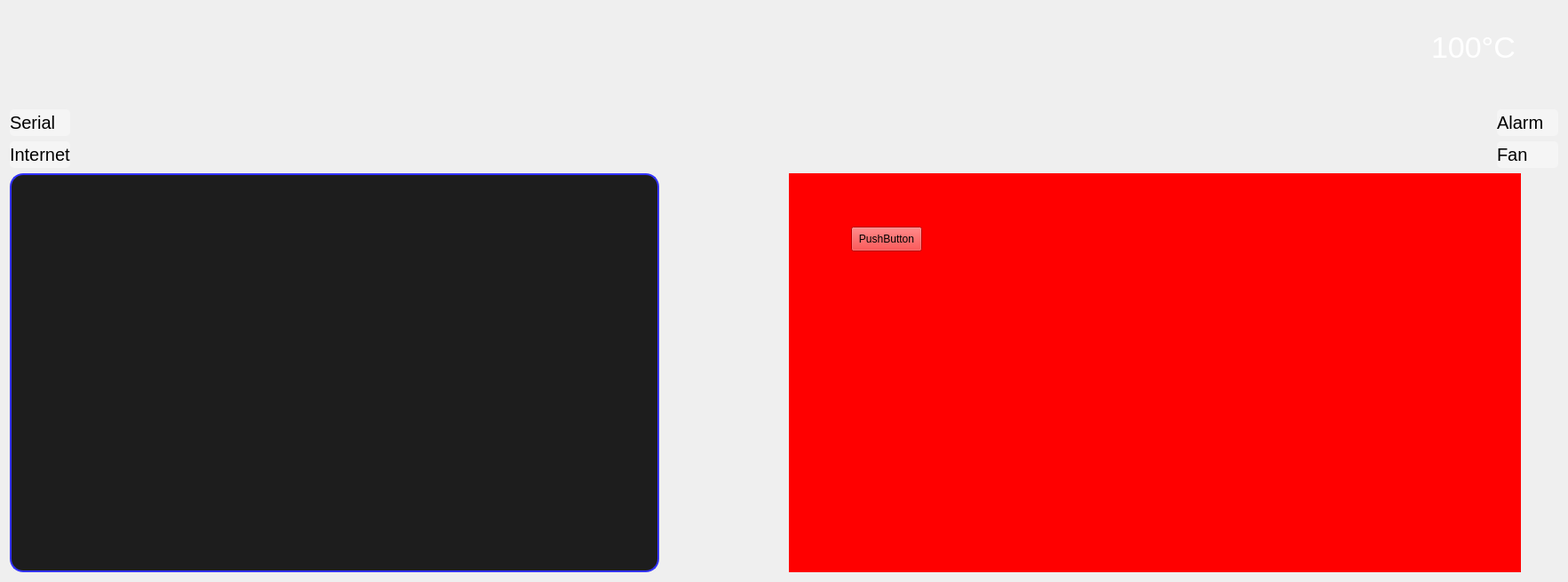
<?xml version="1.0" encoding="UTF-8"?>
<ui version="4.0">
 <class>MainWindow</class>
 <widget class="QMainWindow" name="MainWindow">
  <property name="geometry">
   <rect>
    <x>0</x>
    <y>0</y>
    <width>1762</width>
    <height>655</height>
   </rect>
  </property>
  <property name="sizePolicy">
   <sizepolicy hsizetype="Preferred" vsizetype="Maximum">
    <horstretch>0</horstretch>
    <verstretch>0</verstretch>
   </sizepolicy>
  </property>
  <property name="windowTitle">
   <string>MainWindow</string>
  </property>
  <property name="styleSheet">
   <string notr="true">MainWindow{
	background-color: #1d1d1d;
}

QLabel{	
	font-family:  &quot;Simplified Arabic&quot;;
}

QPushButton{
	font-family:  &quot;Simplified Arabic&quot;;
}


#lblTime,#lblDate,#lblTemp,#lblRoom1,#lblRoom1,#lblRoom2,#lblRoom3,#lblRoom4,#lblRoom5,#lblRoom6,#lblRoom7,#lblRoom8,#lblSetAlarm{
	color: white;
	font-size: 20px;

}

#lblInternet,#lblSerial,#lblFan,#lblAlarm{
	qproperty-alignment: AlignCenter;
	font-size: 20px;
	background-color: #f5f5f5;
	border-radius: 5px;
}

QGroupBox{
	border: transparant;
}

QStackedWidget QTableWidget#page1
{
	background-color:  #777;

}


/* TEXTBOX */

#txtConsole{
font-family:  &quot;Simplified Arabic&quot;;
	color: white;         /*#e0e0eb;*/
	font-size: 20px;
	background-color: #1d1d1d;
	border-style: solid;
	border-width: 2px;
	border-color: #3333ff;
	border-radius: 15px;
}

/* SCROLLBAR */

QScrollBar{
background-color: #3333ff;

}

QScrollBar::sub-page:vertical {
background-color: #1d1d1d;
}

QScrollBar::add-page:vertical {
background-color: #1d1d1d;
}

QScrollBar::handle:vertical {
border: 1px solid #3333ff; 
border-radius: 15px;
background: #3333ff;
}

QScrollBar::add-line:vertical {
width: 0px;
height: 0px;
}

QScrollBar::sub-line:vertical {
width: 0px;
height: 0px;
}

/*Pushbuttons*/
#btnGenLight,#btnGenAlarm,#btnGenSettings,#btnGenTemp{
	background-color: #5151cc;
	font-size: 20px;
	color: white;
}

#btnLightRoom0,#btnLightRoom1,#btnLightRoom2,#btnLightRoom3,#btnLightRoom4,#btnLightRoom5,#btnLightRoom6,#btnLightRoom7,#btnAlarm{
background-color: transparant;
border-image:  url(D:/Tomek/Programs/Domotica_Hand_Detaction_V1_0/Icons/Toggle_OFF.png);
background: none;
border: none;
}
#btnReturnMenu1,#btnReturnMenu2,#btnReturnMenu3,#btnReturnMenu4{
background-color: transparant;
border-image:  url(D:/Tomek/Programs/Domotica_Hand_Detaction_V1_0/Icons/Return.png);
background: none;
border: none;
}</string>
  </property>
  <widget class="QWidget" name="centralWidget">
   <property name="enabled">
    <bool>true</bool>
   </property>
   <layout class="QGridLayout" name="gridLayout">
    <item row="0" column="0">
     <layout class="QHBoxLayout" name="horizontalLayout_5">
      <item>
       <layout class="QVBoxLayout" name="verticalLayout_3">
        <item>
         <widget class="QLabel" name="lblTime">
          <property name="sizePolicy">
           <sizepolicy hsizetype="Expanding" vsizetype="Maximum">
            <horstretch>0</horstretch>
            <verstretch>0</verstretch>
           </sizepolicy>
          </property>
          <property name="minimumSize">
           <size>
            <width>200</width>
            <height>40</height>
           </size>
          </property>
          <property name="font">
           <font>
            <family>Simplified Arabic</family>
            <pointsize>-1</pointsize>
           </font>
          </property>
          <property name="styleSheet">
           <string notr="true">	font-size: 34px;</string>
          </property>
          <property name="text">
           <string/>
          </property>
          <property name="textFormat">
           <enum>Qt::AutoText</enum>
          </property>
         </widget>
        </item>
        <item>
         <widget class="QLabel" name="lblDate">
          <property name="sizePolicy">
           <sizepolicy hsizetype="Expanding" vsizetype="Maximum">
            <horstretch>0</horstretch>
            <verstretch>0</verstretch>
           </sizepolicy>
          </property>
          <property name="minimumSize">
           <size>
            <width>200</width>
            <height>40</height>
           </size>
          </property>
          <property name="font">
           <font>
            <family>Simplified Arabic</family>
            <pointsize>-1</pointsize>
           </font>
          </property>
          <property name="styleSheet">
           <string notr="true">	font-size: 34px;</string>
          </property>
          <property name="text">
           <string/>
          </property>
         </widget>
        </item>
       </layout>
      </item>
      <item>
       <spacer name="horizontalSpacer_6">
        <property name="orientation">
         <enum>Qt::Horizontal</enum>
        </property>
        <property name="sizeType">
         <enum>QSizePolicy::Minimum</enum>
        </property>
        <property name="sizeHint" stdset="0">
         <size>
          <width>320</width>
          <height>20</height>
         </size>
        </property>
       </spacer>
      </item>
      <item>
       <widget class="QLabel" name="lblTemp">
        <property name="sizePolicy">
         <sizepolicy hsizetype="Maximum" vsizetype="Maximum">
          <horstretch>0</horstretch>
          <verstretch>0</verstretch>
         </sizepolicy>
        </property>
        <property name="minimumSize">
         <size>
          <width>50</width>
          <height>61</height>
         </size>
        </property>
        <property name="styleSheet">
         <string notr="true">	font-size: 34px;</string>
        </property>
        <property name="text">
         <string>100°C</string>
        </property>
       </widget>
      </item>
     </layout>
    </item>
    <item row="1" column="1" colspan="3">
     <spacer name="verticalSpacer_3">
      <property name="orientation">
       <enum>Qt::Vertical</enum>
      </property>
      <property name="sizeType">
       <enum>QSizePolicy::Minimum</enum>
      </property>
      <property name="sizeHint" stdset="0">
       <size>
        <width>40</width>
        <height>20</height>
       </size>
      </property>
     </spacer>
    </item>
    <item row="2" column="0" colspan="4">
     <layout class="QHBoxLayout" name="horizontalLayout_4">
      <item>
       <layout class="QVBoxLayout" name="verticalLayout_4">
        <item>
         <widget class="QLabel" name="lblSerial">
          <property name="sizePolicy">
           <sizepolicy hsizetype="Expanding" vsizetype="Expanding">
            <horstretch>0</horstretch>
            <verstretch>0</verstretch>
           </sizepolicy>
          </property>
          <property name="maximumSize">
           <size>
            <width>16777215</width>
            <height>30</height>
           </size>
          </property>
          <property name="styleSheet">
           <string notr="true"/>
          </property>
          <property name="text">
           <string>Serial  </string>
          </property>
         </widget>
        </item>
        <item>
         <widget class="QLabel" name="lblInternet">
          <property name="sizePolicy">
           <sizepolicy hsizetype="Expanding" vsizetype="Expanding">
            <horstretch>0</horstretch>
            <verstretch>0</verstretch>
           </sizepolicy>
          </property>
          <property name="maximumSize">
           <size>
            <width>16777215</width>
            <height>30</height>
           </size>
          </property>
          <property name="styleSheet">
           <string notr="true"/>
          </property>
          <property name="text">
           <string>Internet</string>
          </property>
         </widget>
        </item>
       </layout>
      </item>
      <item>
       <spacer name="horizontalSpacer_5">
        <property name="orientation">
         <enum>Qt::Horizontal</enum>
        </property>
        <property name="sizeType">
         <enum>QSizePolicy::Minimum</enum>
        </property>
        <property name="sizeHint" stdset="0">
         <size>
          <width>1600</width>
          <height>20</height>
         </size>
        </property>
       </spacer>
      </item>
      <item>
       <layout class="QVBoxLayout" name="verticalLayout_5">
        <item>
         <widget class="QLabel" name="lblAlarm">
          <property name="sizePolicy">
           <sizepolicy hsizetype="Expanding" vsizetype="Expanding">
            <horstretch>0</horstretch>
            <verstretch>0</verstretch>
           </sizepolicy>
          </property>
          <property name="maximumSize">
           <size>
            <width>16777215</width>
            <height>30</height>
           </size>
          </property>
          <property name="styleSheet">
           <string notr="true"/>
          </property>
          <property name="text">
           <string>Alarm   </string>
          </property>
         </widget>
        </item>
        <item>
         <widget class="QLabel" name="lblFan">
          <property name="sizePolicy">
           <sizepolicy hsizetype="Preferred" vsizetype="Preferred">
            <horstretch>0</horstretch>
            <verstretch>0</verstretch>
           </sizepolicy>
          </property>
          <property name="maximumSize">
           <size>
            <width>16777215</width>
            <height>30</height>
           </size>
          </property>
          <property name="styleSheet">
           <string notr="true"/>
          </property>
          <property name="text">
           <string>Fan     </string>
          </property>
         </widget>
        </item>
       </layout>
      </item>
     </layout>
    </item>
    <item row="3" column="0" colspan="2">
     <layout class="QHBoxLayout" name="horizontalLayout_3">
      <item>
       <widget class="QTextEdit" name="txtConsole">
        <property name="sizePolicy">
         <sizepolicy hsizetype="Expanding" vsizetype="Expanding">
          <horstretch>0</horstretch>
          <verstretch>0</verstretch>
         </sizepolicy>
        </property>
        <property name="minimumSize">
         <size>
          <width>270</width>
          <height>411</height>
         </size>
        </property>
        <property name="font">
         <font>
          <family>Simplified Arabic</family>
          <pointsize>-1</pointsize>
         </font>
        </property>
        <property name="tabChangesFocus">
         <bool>false</bool>
        </property>
        <property name="readOnly">
         <bool>true</bool>
        </property>
       </widget>
      </item>
      <item>
       <spacer name="horizontalSpacer_7">
        <property name="orientation">
         <enum>Qt::Horizontal</enum>
        </property>
        <property name="sizeType">
         <enum>QSizePolicy::Maximum</enum>
        </property>
        <property name="sizeHint" stdset="0">
         <size>
          <width>140</width>
          <height>20</height>
         </size>
        </property>
       </spacer>
      </item>
      <item>
       <widget class="QStackedWidget" name="stacked">
        <property name="sizePolicy">
         <sizepolicy hsizetype="Expanding" vsizetype="Expanding">
          <horstretch>0</horstretch>
          <verstretch>0</verstretch>
         </sizepolicy>
        </property>
        <property name="styleSheet">
         <string notr="true">background-color: red;</string>
        </property>
        <property name="currentIndex">
         <number>3</number>
        </property>
        <widget class="QWidget" name="pageMain">
         <layout class="QVBoxLayout" name="verticalLayout_2">
          <item>
           <widget class="QGroupBox" name="boxGeneral">
            <property name="title">
             <string/>
            </property>
            <layout class="QVBoxLayout" name="verticalLayout">
             <item>
              <spacer name="verticalSpacer">
               <property name="orientation">
                <enum>Qt::Vertical</enum>
               </property>
               <property name="sizeHint" stdset="0">
                <size>
                 <width>20</width>
                 <height>20</height>
                </size>
               </property>
              </spacer>
             </item>
             <item>
              <layout class="QHBoxLayout" name="horizontalLayout_2">
               <item>
                <spacer name="horizontalSpacer_3">
                 <property name="orientation">
                  <enum>Qt::Horizontal</enum>
                 </property>
                 <property name="sizeHint" stdset="0">
                  <size>
                   <width>40</width>
                   <height>20</height>
                  </size>
                 </property>
                </spacer>
               </item>
               <item>
                <widget class="QPushButton" name="btnGenLight">
                 <property name="sizePolicy">
                  <sizepolicy hsizetype="Expanding" vsizetype="Expanding">
                   <horstretch>0</horstretch>
                   <verstretch>0</verstretch>
                  </sizepolicy>
                 </property>
                 <property name="minimumSize">
                  <size>
                   <width>92</width>
                   <height>71</height>
                  </size>
                 </property>
                 <property name="text">
                  <string>LIGHTS</string>
                 </property>
                </widget>
               </item>
               <item>
                <widget class="QPushButton" name="btnGenTemp">
                 <property name="sizePolicy">
                  <sizepolicy hsizetype="Expanding" vsizetype="Expanding">
                   <horstretch>0</horstretch>
                   <verstretch>0</verstretch>
                  </sizepolicy>
                 </property>
                 <property name="minimumSize">
                  <size>
                   <width>92</width>
                   <height>71</height>
                  </size>
                 </property>
                 <property name="text">
                  <string>TEMP</string>
                 </property>
                </widget>
               </item>
               <item>
                <spacer name="horizontalSpacer">
                 <property name="orientation">
                  <enum>Qt::Horizontal</enum>
                 </property>
                 <property name="sizeHint" stdset="0">
                  <size>
                   <width>40</width>
                   <height>20</height>
                  </size>
                 </property>
                </spacer>
               </item>
              </layout>
             </item>
             <item>
              <layout class="QHBoxLayout" name="horizontalLayout">
               <item>
                <spacer name="horizontalSpacer_4">
                 <property name="orientation">
                  <enum>Qt::Horizontal</enum>
                 </property>
                 <property name="sizeHint" stdset="0">
                  <size>
                   <width>40</width>
                   <height>20</height>
                  </size>
                 </property>
                </spacer>
               </item>
               <item>
                <widget class="QPushButton" name="btnGenAlarm">
                 <property name="sizePolicy">
                  <sizepolicy hsizetype="Expanding" vsizetype="Expanding">
                   <horstretch>0</horstretch>
                   <verstretch>0</verstretch>
                  </sizepolicy>
                 </property>
                 <property name="minimumSize">
                  <size>
                   <width>92</width>
                   <height>71</height>
                  </size>
                 </property>
                 <property name="text">
                  <string>ALARM</string>
                 </property>
                </widget>
               </item>
               <item>
                <widget class="QPushButton" name="btnGenSettings">
                 <property name="sizePolicy">
                  <sizepolicy hsizetype="Expanding" vsizetype="Expanding">
                   <horstretch>0</horstretch>
                   <verstretch>0</verstretch>
                  </sizepolicy>
                 </property>
                 <property name="minimumSize">
                  <size>
                   <width>92</width>
                   <height>71</height>
                  </size>
                 </property>
                 <property name="text">
                  <string>SETTINGS</string>
                 </property>
                </widget>
               </item>
               <item>
                <spacer name="horizontalSpacer_2">
                 <property name="orientation">
                  <enum>Qt::Horizontal</enum>
                 </property>
                 <property name="sizeHint" stdset="0">
                  <size>
                   <width>40</width>
                   <height>20</height>
                  </size>
                 </property>
                </spacer>
               </item>
              </layout>
             </item>
             <item>
              <spacer name="verticalSpacer_2">
               <property name="orientation">
                <enum>Qt::Vertical</enum>
               </property>
               <property name="sizeHint" stdset="0">
                <size>
                 <width>20</width>
                 <height>40</height>
                </size>
               </property>
              </spacer>
             </item>
            </layout>
           </widget>
          </item>
         </layout>
        </widget>
        <widget class="QWidget" name="pageLight">
         <layout class="QHBoxLayout" name="horizontalLayout_8">
          <item>
           <spacer name="horizontalSpacer_8">
            <property name="orientation">
             <enum>Qt::Horizontal</enum>
            </property>
            <property name="sizeType">
             <enum>QSizePolicy::Expanding</enum>
            </property>
            <property name="sizeHint" stdset="0">
             <size>
              <width>30</width>
              <height>20</height>
             </size>
            </property>
           </spacer>
          </item>
          <item>
           <layout class="QVBoxLayout" name="verticalLayout_8">
            <item>
             <widget class="QGroupBox" name="groupBox">
              <property name="sizePolicy">
               <sizepolicy hsizetype="Expanding" vsizetype="Expanding">
                <horstretch>0</horstretch>
                <verstretch>0</verstretch>
               </sizepolicy>
              </property>
              <property name="title">
               <string/>
              </property>
              <layout class="QVBoxLayout" name="verticalLayout_9">
               <item>
                <spacer name="verticalSpacer_5">
                 <property name="orientation">
                  <enum>Qt::Vertical</enum>
                 </property>
                 <property name="sizeType">
                  <enum>QSizePolicy::Maximum</enum>
                 </property>
                 <property name="sizeHint" stdset="0">
                  <size>
                   <width>20</width>
                   <height>40</height>
                  </size>
                 </property>
                </spacer>
               </item>
               <item>
                <layout class="QHBoxLayout" name="horizontalLayout_6">
                 <item>
                  <widget class="QLabel" name="lblRoom1">
                   <property name="sizePolicy">
                    <sizepolicy hsizetype="Minimum" vsizetype="Minimum">
                     <horstretch>0</horstretch>
                     <verstretch>0</verstretch>
                    </sizepolicy>
                   </property>
                   <property name="text">
                    <string>Room 1</string>
                   </property>
                  </widget>
                 </item>
                 <item>
                  <widget class="QPushButton" name="btnLightRoom0">
                   <property name="sizePolicy">
                    <sizepolicy hsizetype="Maximum" vsizetype="Maximum">
                     <horstretch>0</horstretch>
                     <verstretch>0</verstretch>
                    </sizepolicy>
                   </property>
                   <property name="minimumSize">
                    <size>
                     <width>82</width>
                     <height>82</height>
                    </size>
                   </property>
                   <property name="text">
                    <string/>
                   </property>
                   <property name="checkable">
                    <bool>true</bool>
                   </property>
                  </widget>
                 </item>
                 <item>
                  <widget class="QLabel" name="lblRoom3">
                   <property name="sizePolicy">
                    <sizepolicy hsizetype="Minimum" vsizetype="Minimum">
                     <horstretch>0</horstretch>
                     <verstretch>0</verstretch>
                    </sizepolicy>
                   </property>
                   <property name="text">
                    <string>Room 2</string>
                   </property>
                  </widget>
                 </item>
                 <item>
                  <widget class="QPushButton" name="btnLightRoom1">
                   <property name="sizePolicy">
                    <sizepolicy hsizetype="Maximum" vsizetype="Maximum">
                     <horstretch>0</horstretch>
                     <verstretch>0</verstretch>
                    </sizepolicy>
                   </property>
                   <property name="minimumSize">
                    <size>
                     <width>82</width>
                     <height>82</height>
                    </size>
                   </property>
                   <property name="text">
                    <string/>
                   </property>
                   <property name="checkable">
                    <bool>true</bool>
                   </property>
                  </widget>
                 </item>
                 <item>
                  <spacer name="horizontalSpacer_10">
                   <property name="orientation">
                    <enum>Qt::Horizontal</enum>
                   </property>
                   <property name="sizeType">
                    <enum>QSizePolicy::Expanding</enum>
                   </property>
                   <property name="sizeHint" stdset="0">
                    <size>
                     <width>60</width>
                     <height>20</height>
                    </size>
                   </property>
                  </spacer>
                 </item>
                 <item>
                  <widget class="QLabel" name="lblRoom5">
                   <property name="sizePolicy">
                    <sizepolicy hsizetype="Minimum" vsizetype="Minimum">
                     <horstretch>0</horstretch>
                     <verstretch>0</verstretch>
                    </sizepolicy>
                   </property>
                   <property name="text">
                    <string>Room 5</string>
                   </property>
                  </widget>
                 </item>
                 <item>
                  <widget class="QPushButton" name="btnLightRoom4">
                   <property name="sizePolicy">
                    <sizepolicy hsizetype="Maximum" vsizetype="Maximum">
                     <horstretch>0</horstretch>
                     <verstretch>0</verstretch>
                    </sizepolicy>
                   </property>
                   <property name="minimumSize">
                    <size>
                     <width>82</width>
                     <height>82</height>
                    </size>
                   </property>
                   <property name="text">
                    <string/>
                   </property>
                   <property name="checkable">
                    <bool>true</bool>
                   </property>
                  </widget>
                 </item>
                 <item>
                  <widget class="QLabel" name="lblRoom6">
                   <property name="sizePolicy">
                    <sizepolicy hsizetype="Minimum" vsizetype="Minimum">
                     <horstretch>0</horstretch>
                     <verstretch>0</verstretch>
                    </sizepolicy>
                   </property>
                   <property name="text">
                    <string>Room 6</string>
                   </property>
                  </widget>
                 </item>
                 <item>
                  <widget class="QPushButton" name="btnLightRoom5">
                   <property name="sizePolicy">
                    <sizepolicy hsizetype="Maximum" vsizetype="Maximum">
                     <horstretch>0</horstretch>
                     <verstretch>0</verstretch>
                    </sizepolicy>
                   </property>
                   <property name="minimumSize">
                    <size>
                     <width>82</width>
                     <height>82</height>
                    </size>
                   </property>
                   <property name="text">
                    <string/>
                   </property>
                   <property name="checkable">
                    <bool>true</bool>
                   </property>
                  </widget>
                 </item>
                </layout>
               </item>
               <item>
                <layout class="QHBoxLayout" name="horizontalLayout_7">
                 <item>
                  <widget class="QLabel" name="lblRoom2">
                   <property name="sizePolicy">
                    <sizepolicy hsizetype="Minimum" vsizetype="Minimum">
                     <horstretch>0</horstretch>
                     <verstretch>0</verstretch>
                    </sizepolicy>
                   </property>
                   <property name="text">
                    <string>Room 3</string>
                   </property>
                  </widget>
                 </item>
                 <item>
                  <widget class="QPushButton" name="btnLightRoom2">
                   <property name="sizePolicy">
                    <sizepolicy hsizetype="Maximum" vsizetype="Maximum">
                     <horstretch>0</horstretch>
                     <verstretch>0</verstretch>
                    </sizepolicy>
                   </property>
                   <property name="minimumSize">
                    <size>
                     <width>82</width>
                     <height>82</height>
                    </size>
                   </property>
                   <property name="text">
                    <string/>
                   </property>
                   <property name="checkable">
                    <bool>true</bool>
                   </property>
                  </widget>
                 </item>
                 <item>
                  <widget class="QLabel" name="lblRoom4">
                   <property name="sizePolicy">
                    <sizepolicy hsizetype="Minimum" vsizetype="Minimum">
                     <horstretch>0</horstretch>
                     <verstretch>0</verstretch>
                    </sizepolicy>
                   </property>
                   <property name="text">
                    <string>Room 4</string>
                   </property>
                  </widget>
                 </item>
                 <item>
                  <widget class="QPushButton" name="btnLightRoom3">
                   <property name="sizePolicy">
                    <sizepolicy hsizetype="Maximum" vsizetype="Maximum">
                     <horstretch>0</horstretch>
                     <verstretch>0</verstretch>
                    </sizepolicy>
                   </property>
                   <property name="minimumSize">
                    <size>
                     <width>82</width>
                     <height>82</height>
                    </size>
                   </property>
                   <property name="text">
                    <string/>
                   </property>
                   <property name="checkable">
                    <bool>true</bool>
                   </property>
                  </widget>
                 </item>
                 <item>
                  <spacer name="horizontalSpacer_11">
                   <property name="orientation">
                    <enum>Qt::Horizontal</enum>
                   </property>
                   <property name="sizeType">
                    <enum>QSizePolicy::Expanding</enum>
                   </property>
                   <property name="sizeHint" stdset="0">
                    <size>
                     <width>60</width>
                     <height>20</height>
                    </size>
                   </property>
                  </spacer>
                 </item>
                 <item>
                  <widget class="QLabel" name="lblRoom7">
                   <property name="sizePolicy">
                    <sizepolicy hsizetype="Minimum" vsizetype="Minimum">
                     <horstretch>0</horstretch>
                     <verstretch>0</verstretch>
                    </sizepolicy>
                   </property>
                   <property name="text">
                    <string>Room 7</string>
                   </property>
                  </widget>
                 </item>
                 <item>
                  <widget class="QPushButton" name="btnLightRoom6">
                   <property name="sizePolicy">
                    <sizepolicy hsizetype="Maximum" vsizetype="Maximum">
                     <horstretch>0</horstretch>
                     <verstretch>0</verstretch>
                    </sizepolicy>
                   </property>
                   <property name="minimumSize">
                    <size>
                     <width>82</width>
                     <height>82</height>
                    </size>
                   </property>
                   <property name="text">
                    <string/>
                   </property>
                   <property name="checkable">
                    <bool>true</bool>
                   </property>
                  </widget>
                 </item>
                 <item>
                  <widget class="QLabel" name="lblRoom8">
                   <property name="sizePolicy">
                    <sizepolicy hsizetype="Minimum" vsizetype="Minimum">
                     <horstretch>0</horstretch>
                     <verstretch>0</verstretch>
                    </sizepolicy>
                   </property>
                   <property name="text">
                    <string>Room 8</string>
                   </property>
                  </widget>
                 </item>
                 <item>
                  <widget class="QPushButton" name="btnLightRoom7">
                   <property name="sizePolicy">
                    <sizepolicy hsizetype="Maximum" vsizetype="Maximum">
                     <horstretch>0</horstretch>
                     <verstretch>0</verstretch>
                    </sizepolicy>
                   </property>
                   <property name="minimumSize">
                    <size>
                     <width>82</width>
                     <height>82</height>
                    </size>
                   </property>
                   <property name="text">
                    <string/>
                   </property>
                   <property name="checkable">
                    <bool>true</bool>
                   </property>
                  </widget>
                 </item>
                </layout>
               </item>
               <item>
                <spacer name="verticalSpacer_6">
                 <property name="orientation">
                  <enum>Qt::Vertical</enum>
                 </property>
                 <property name="sizeType">
                  <enum>QSizePolicy::Expanding</enum>
                 </property>
                 <property name="sizeHint" stdset="0">
                  <size>
                   <width>20</width>
                   <height>80</height>
                  </size>
                 </property>
                </spacer>
               </item>
               <item>
                <widget class="QGroupBox" name="groupBox_2">
                 <property name="sizePolicy">
                  <sizepolicy hsizetype="Minimum" vsizetype="Minimum">
                   <horstretch>0</horstretch>
                   <verstretch>0</verstretch>
                  </sizepolicy>
                 </property>
                 <property name="styleSheet">
                  <string notr="true"/>
                 </property>
                 <property name="title">
                  <string/>
                 </property>
                 <layout class="QHBoxLayout" name="horizontalLayout_9">
                  <item>
                   <widget class="QPushButton" name="btnReturnMenu1">
                    <property name="sizePolicy">
                     <sizepolicy hsizetype="Maximum" vsizetype="Maximum">
                      <horstretch>0</horstretch>
                      <verstretch>0</verstretch>
                     </sizepolicy>
                    </property>
                    <property name="minimumSize">
                     <size>
                      <width>80</width>
                      <height>80</height>
                     </size>
                    </property>
                    <property name="text">
                     <string/>
                    </property>
                   </widget>
                  </item>
                 </layout>
                </widget>
               </item>
              </layout>
             </widget>
            </item>
           </layout>
          </item>
          <item>
           <spacer name="horizontalSpacer_9">
            <property name="orientation">
             <enum>Qt::Horizontal</enum>
            </property>
            <property name="sizeType">
             <enum>QSizePolicy::Expanding</enum>
            </property>
            <property name="sizeHint" stdset="0">
             <size>
              <width>40</width>
              <height>20</height>
             </size>
            </property>
           </spacer>
          </item>
         </layout>
        </widget>
        <widget class="QWidget" name="pageTemp">
         <widget class="QPushButton" name="pushButton_2">
          <property name="geometry">
           <rect>
            <x>470</x>
            <y>60</y>
            <width>80</width>
            <height>21</height>
           </rect>
          </property>
          <property name="text">
           <string>Temp</string>
          </property>
         </widget>
         <widget class="QPushButton" name="btnReturnMenu2">
          <property name="geometry">
           <rect>
            <x>330</x>
            <y>230</y>
            <width>131</width>
            <height>80</height>
           </rect>
          </property>
          <property name="sizePolicy">
           <sizepolicy hsizetype="Maximum" vsizetype="Maximum">
            <horstretch>0</horstretch>
            <verstretch>0</verstretch>
           </sizepolicy>
          </property>
          <property name="minimumSize">
           <size>
            <width>80</width>
            <height>80</height>
           </size>
          </property>
          <property name="text">
           <string/>
          </property>
         </widget>
        </widget>
        <widget class="QWidget" name="pageAlarm">
         <widget class="QPushButton" name="btnReturnMenu3">
          <property name="geometry">
           <rect>
            <x>470</x>
            <y>60</y>
            <width>80</width>
            <height>80</height>
           </rect>
          </property>
          <property name="sizePolicy">
           <sizepolicy hsizetype="Maximum" vsizetype="Maximum">
            <horstretch>0</horstretch>
            <verstretch>0</verstretch>
           </sizepolicy>
          </property>
          <property name="minimumSize">
           <size>
            <width>80</width>
            <height>80</height>
           </size>
          </property>
          <property name="text">
           <string/>
          </property>
         </widget>
         <widget class="QPushButton" name="pushButton">
          <property name="geometry">
           <rect>
            <x>70</x>
            <y>60</y>
            <width>80</width>
            <height>28</height>
           </rect>
          </property>
          <property name="text">
           <string>PushButton</string>
          </property>
         </widget>
         <zorder>btnReturnMenu3</zorder>
         <zorder>btnAlarm</zorder>
         <zorder>lblSetAlarm</zorder>
         <zorder>btnReturnMenu3</zorder>
         <zorder>btnReturnMenu3</zorder>
         <zorder>pushButton</zorder>
        </widget>
        <widget class="QWidget" name="pageSettings">
         <widget class="QPushButton" name="pushButton_4">
          <property name="geometry">
           <rect>
            <x>200</x>
            <y>70</y>
            <width>80</width>
            <height>21</height>
           </rect>
          </property>
          <property name="text">
           <string>Settingd</string>
          </property>
         </widget>
         <widget class="QPushButton" name="btnReturnMenu4">
          <property name="geometry">
           <rect>
            <x>440</x>
            <y>150</y>
            <width>80</width>
            <height>80</height>
           </rect>
          </property>
          <property name="sizePolicy">
           <sizepolicy hsizetype="Maximum" vsizetype="Maximum">
            <horstretch>0</horstretch>
            <verstretch>0</verstretch>
           </sizepolicy>
          </property>
          <property name="minimumSize">
           <size>
            <width>80</width>
            <height>80</height>
           </size>
          </property>
          <property name="text">
           <string/>
          </property>
         </widget>
        </widget>
       </widget>
      </item>
     </layout>
    </item>
    <item row="3" column="2">
     <spacer name="verticalSpacer_4">
      <property name="orientation">
       <enum>Qt::Vertical</enum>
      </property>
      <property name="sizeType">
       <enum>QSizePolicy::Maximum</enum>
      </property>
      <property name="sizeHint" stdset="0">
       <size>
        <width>30</width>
        <height>20</height>
       </size>
      </property>
     </spacer>
    </item>
   </layout>
  </widget>
 </widget>
 <layoutdefault spacing="6" margin="11"/>
 <resources/>
 <connections/>
</ui>
